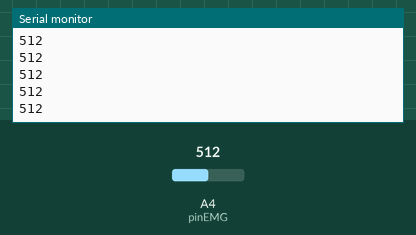
Bench run of a sketch on a simulated Arduino Uno, built with avr-gcc and run on an emulated ATmega328P. Parts: the last lines printed to the serial monitor. The test bench sets the inputs (shaded band); at power-on: A4 (pinEMG) = 512.

Above: at 1.2 s.
1.3 s: A4 (pinEMG) set to 716
At 2.1 s:
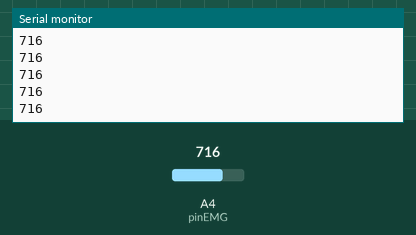
2.8 s: A4 (pinEMG) set to 900
At 3.7 s:
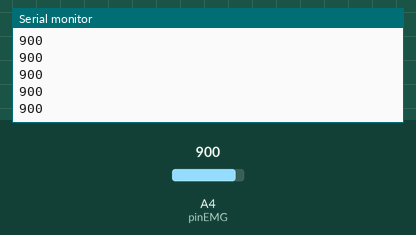
Timing chart, 0 to 5.8 s (numbered marks = the images above; inputs shaded):
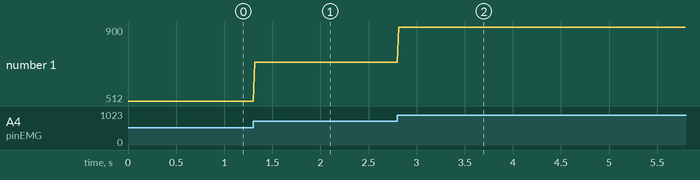

Measured:
- after the input at 1.3 s, the serial monitor: prints a new line at once (image 1)
- after the input at 2.8 s, the serial monitor: prints a new line at once (image 2)
- plotted number 1: 512 → 716 after the input at 1.3 s, 716 → 900 after the input at 2.8 s

The sketch:

emg.ino
```cpp
const int pinEMG = 4;

void setup() {
  Serial.begin(115200);
}

void loop() {
  int signalEMG = analogRead(pinEMG);
  Serial.println(signalEMG);
  delay(15);
}
```
